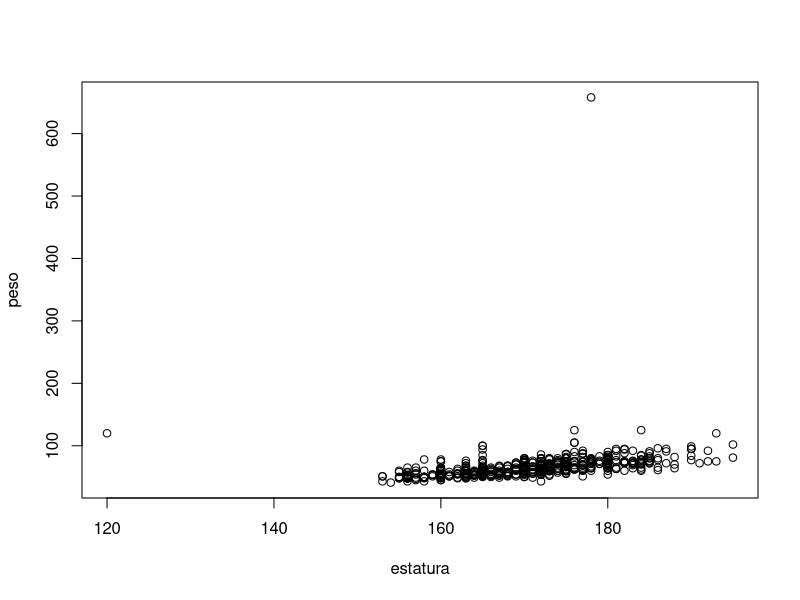
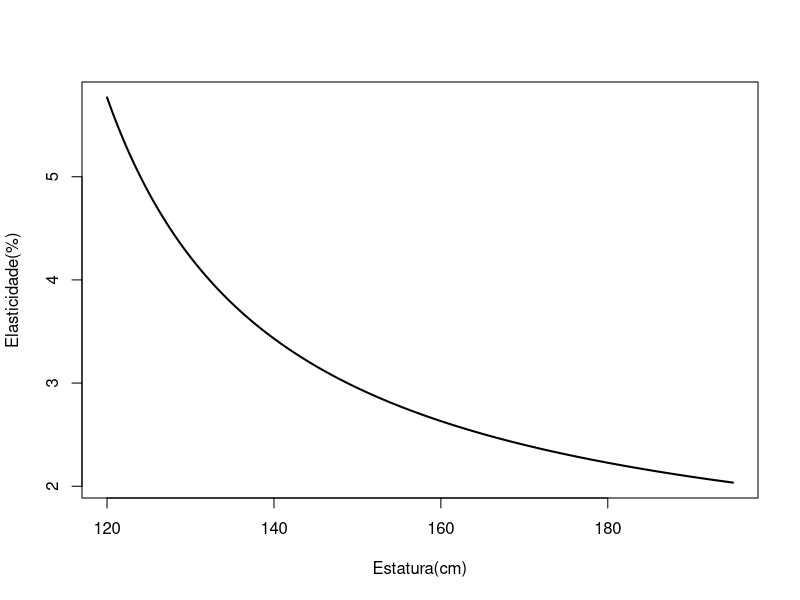
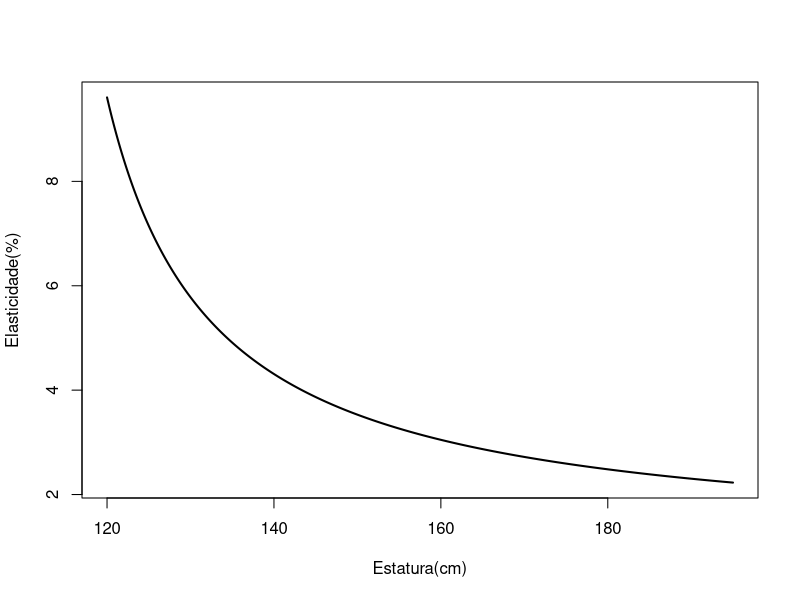

The R script that drew these images, in order:
library (readxl)

dados <- readxl::read_excel("./Biometria_qst.xls")

with(dados,plot(estatura,peso))

# Ha valores de peso e estatura com a string "NA" (em vez do NA, not available)
dados$peso[dados$peso=="NA"] <- NA
dados$estatura[dados$estatura=="NA"] <- NA
# Por causa destes textos "NA", as variáveis tornaram-se character
print(str(dados))
# Para regressão, precisamos converter em números
dados$peso <- as.numeric(dados$peso)
dados$estatura <- as.numeric(dados$estatura)

modelo <- lm(peso~estatura, data=dados, na.action = na.exclude)
reg <- summary(modelo)
print(reg)
min.estatura <- min(dados$estatura,na.rm=TRUE)
max.estatura <- max(dados$estatura,na.rm=TRUE)
ve <- seq(min.estatura,max.estatura,length.out = 10000)
vd <- reg$coefficients[1,1] + reg$coefficients[2,1] * ve
elasticidade = reg$coefficients[2,1] * (ve/vd)

plot(ve,elasticidade,
     xlab="Estatura(cm)", ylab="Elasticidade(%)",
     lwd=2,type="l")

# elasticidade no centroide
m.ve <- mean(dados$estatura,na.rm=TRUE)
m.vd <- mean(dados$peso,na.rm=TRUE)
m.elasticidade = reg$coefficients[2,1] * (m.ve/m.vd)

cat("Elasticidade:
")
cat(" - minimo: ",min(elasticidade),"
",sep="")
cat(" - maximo: ",max(elasticidade),"
",sep="")
cat(" - medio: ",mean(elasticidade),"
",sep="")
cat(" - centroide: ",m.elasticidade,"
",sep="")

# Há um dado claramente incorreto, peso de 658 kg; 
# pode ser melhor eliminar (não afeta esta questão)
dados$estatura[dados$estatura==658] <- NA
# Há também uma pessoa com 1.2m e 120 quilos de peso
# a estatura é possível, mas o mais provável é que tenham
# digitado o peso de 120kg e a altura de 120cm por engano
# pode ser melhor eliminar (não afeta esta questão)
dados$peso[dados$peso==120 & dados$estatura==120] <- NA
# note que usei peso e estatura, senão eliminarei outros
# com peso de 120kg legitimamente 
# (muda o gráfico mas nao afeta a resposta desta questao)

modelo <- lm(peso~estatura, data=dados, na.action = na.exclude)
reg <- summary(modelo)
print(reg)
min.estatura <- min(dados$estatura,na.rm=TRUE)
max.estatura <- max(dados$estatura,na.rm=TRUE)
ve <- seq(min.estatura,max.estatura,length.out = 10000)
vd <- reg$coefficients[1,1] + reg$coefficients[2,1] * ve
elasticidade = reg$coefficients[2,1] * (ve/vd)

plot(ve,elasticidade,
     xlab="Estatura(cm)", ylab="Elasticidade(%)",
     lwd=2,type="l")

# elasticidade no centroide
m.ve <- mean(dados$estatura,na.rm=TRUE)
m.vd <- mean(dados$peso,na.rm=TRUE)
m.elasticidade = reg$coefficients[2,1] * (m.ve/m.vd)

cat("Elasticidade:
")
cat(" - minimo: ",min(elasticidade),"
",sep="")
cat(" - maximo: ",max(elasticidade),"
",sep="")
cat(" - medio: ",mean(elasticidade),"
",sep="")
cat(" - centroide: ",m.elasticidade,"
",sep="")
